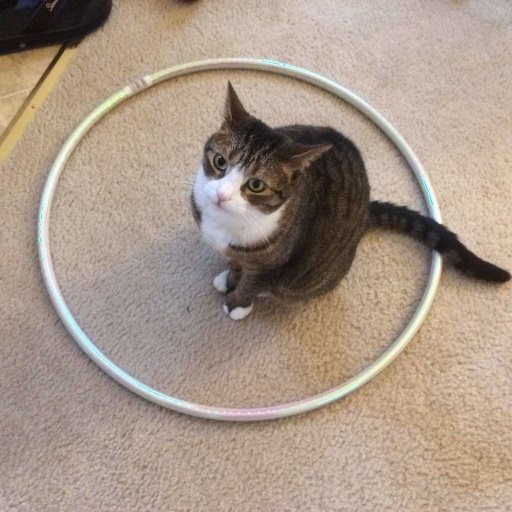
#> input picture images/cat.jpg, 512 x 512 px, found by its file name
$ python log_transforms.py
#> lines starting #> are read from the running program, lines starting #| are printed output that depends on the picture
import cv2
import numpy as np
import matplotlib.pyplot as plt


def log_transform(image: np.array):
    c = 255 / np.log(256)
    image = image.astype(np.float32)
    image =  c * np.log(image + 1)
    image = image / np.max(image) * 255
    return image.astype(np.uint8)


def inverse_log_transform(image: np.array):
    c = 255 / np.log(256)
    image = image.astype(np.float64)
    image =  np.exp(image* (1/c)) - 1
    image = image / np.max(image) * 255
    return image.astype(np.uint8)


def get_transform_fn(transform):

    x = np.array([i for i in range(256)])
    y = transform(x)
    return x, y


if __name__ == '__main__':
    image = cv2.imread('./images/cat.jpg')
#> image is the input picture: shape (512, 512, 3); mean B, G, R 136.4, 150.6, 167.4
    image = cv2.resize(image, (512, 512))

    gray_image = cv2.cvtColor(image, cv2.COLOR_BGR2GRAY)
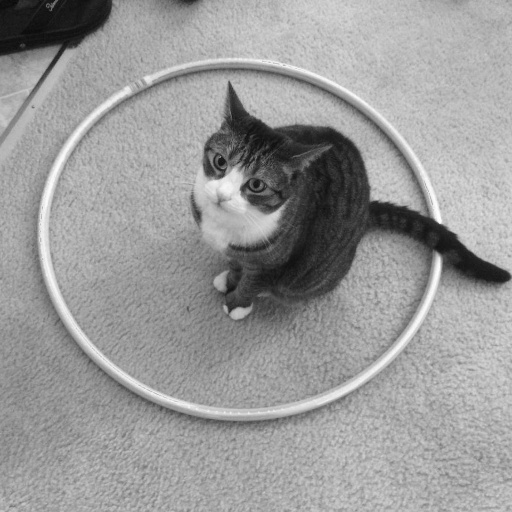
#> gray_image: shape (512, 512); min 9, max 255, mean 154
    c = 0.1


    transformed_image = log_transform(image=gray_image)
#> in log_transform, `image =  c * np.log(image + 1)`:
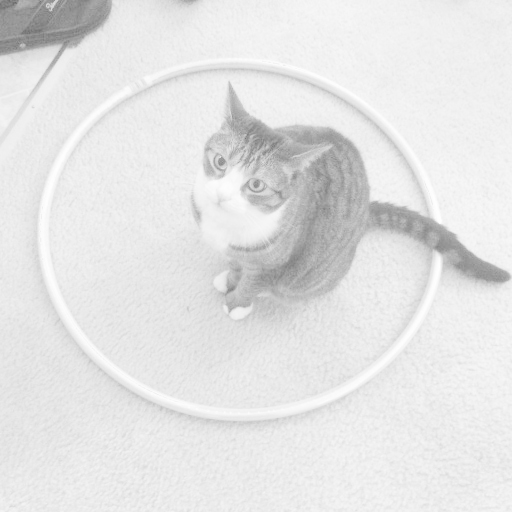
#> image: shape (512, 512) float32; min 105.9, max 255, mean 228.4
    plt.subplot(2,1,1)
    plt.imshow(transformed_image, cmap='gray')
    plt.axis('off')
    plt.title(f'Log Transform')

    transform_fn = get_transform_fn(log_transform)
    plt.subplot(2,1,2)
    plt.plot(transform_fn[0], transform_fn[1])
    plt.axis('on')
    plt.title(f'Log Transform Function')

    plt.figure()
    transformed_image = inverse_log_transform(image=gray_image)
#> in inverse_log_transform, `image =  np.exp(image* (1/c)) - 1`:
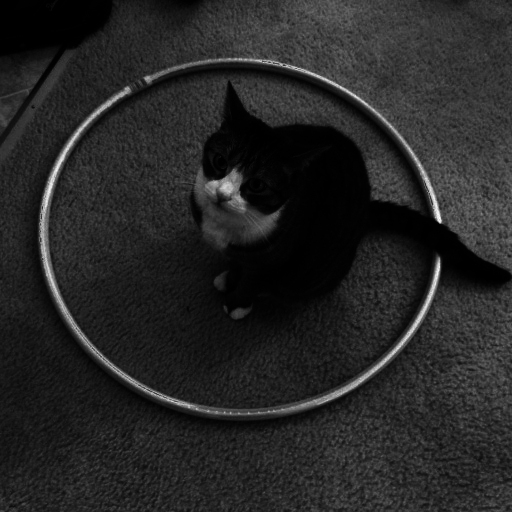
#> image: shape (512, 512) float64; min 0.216, max 255, mean 38.4
    plt.subplot(2,1,1)
    plt.imshow(transformed_image, cmap='gray')
    plt.axis('off')
    plt.title(f'Inverse Log Transform')

    transform_fn = get_transform_fn(inverse_log_transform)
    plt.subplot(2,1,2)
    plt.plot(transform_fn[0], transform_fn[1])
    plt.axis('on')
    plt.title(f'Transform Function')
    plt.show()
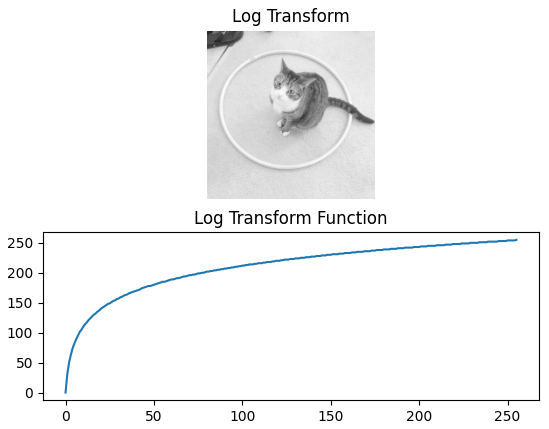
#> figure drawn by matplotlib, 2 panels; panel 2: curve peaks at x = 255, y = 255
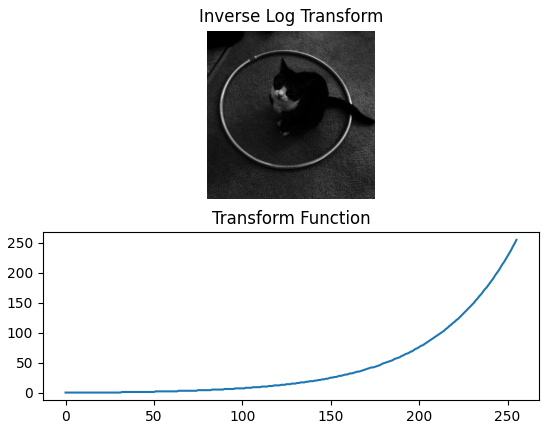
#> figure drawn by matplotlib, 2 panels; panel 2: curve peaks at x = 255, y = 255

$ run again, with images/applo17_boulder_noisy.tif saved as images/cat.jpg
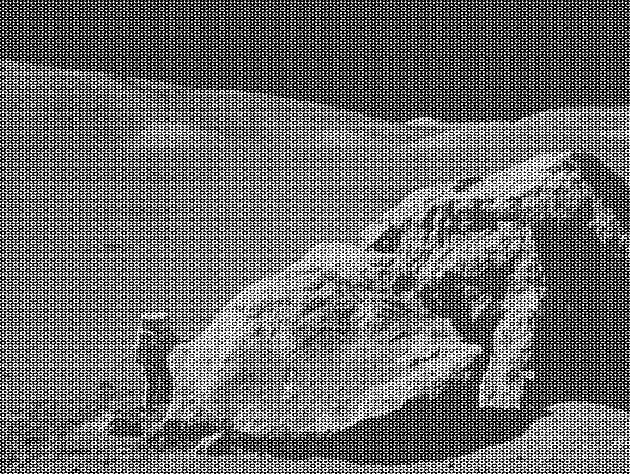
#> input picture images/applo17_boulder_noisy.tif, 630 x 474 px, found by its file name
#> image is the input picture: shape (474, 630, 3); min 0, max 255, mean 108.2
#> in inverse_log_transform, `image =  np.exp(image* (1/c)) - 1`:
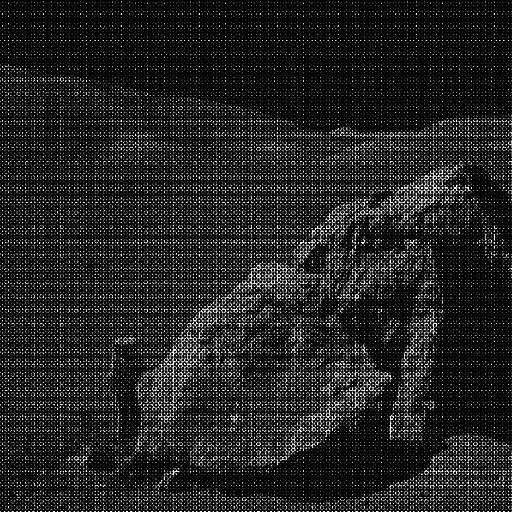
#> image: shape (512, 512) float64; min 0, max 255, mean 34.8
#> `plt.show()`:
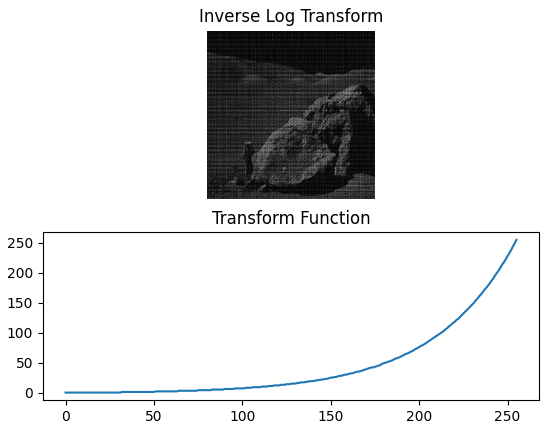
#> figure drawn by matplotlib, 2 panels; panel 2: curve peaks at x = 255, y = 255
